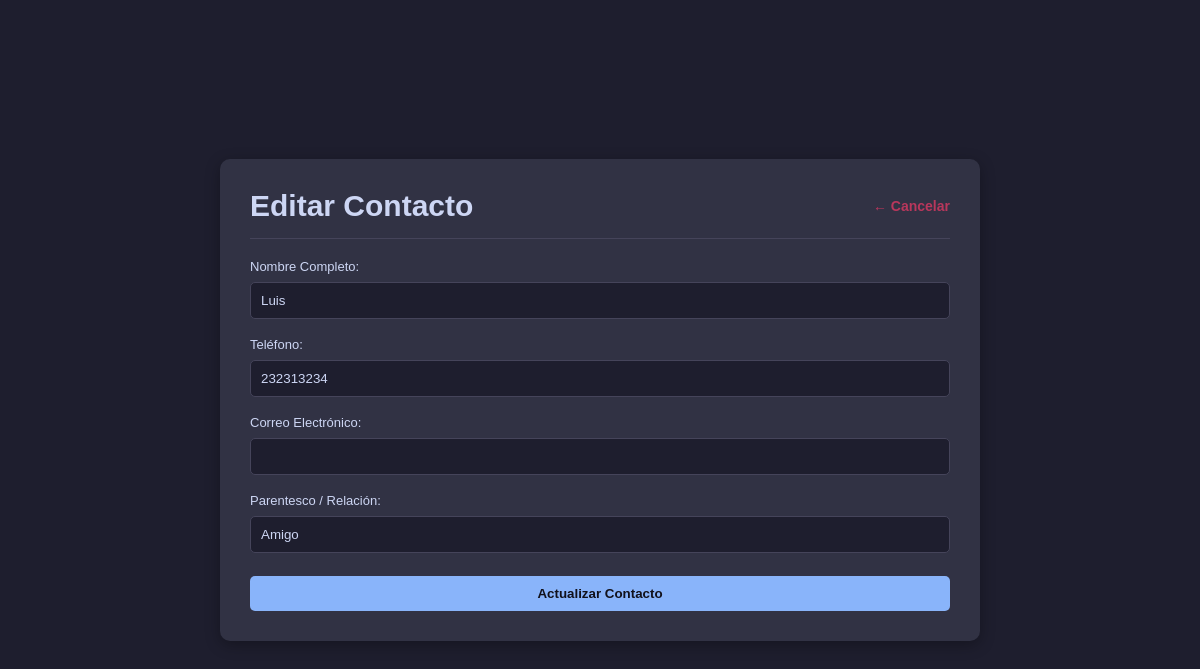
Page /editar_contacto/5 (signed in) on the earlier database version.
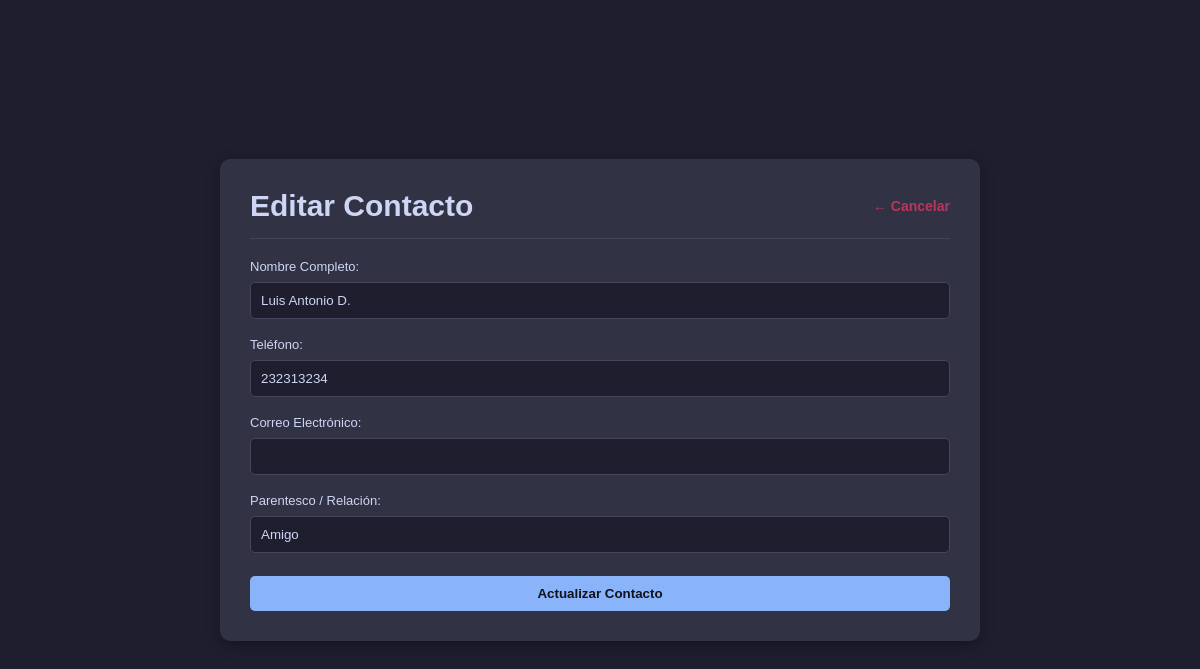
Same page on the later database version.
### tables this page shows
CREATE TABLE contactos (
            id INTEGER PRIMARY KEY AUTOINCREMENT,
            usuario_id INTEGER NOT NULL,
            nombre TEXT NOT NULL,
            telefono TEXT,
            correo TEXT,
            categoria TEXT DEFAULT 'General',
            FOREIGN KEY (usuario_id) REFERENCES usuarios(id) ON DELETE CASCADE
        );

### main.py (the view, shortened to what this page needs)
@app.route("/editar_contacto/<int:contacto_id>", methods=["GET", "POST"])
@login_requerido
def editar_contacto(contacto_id):
    usuario_id = session["usuario_id"]
    contacto = obtener_contacto_por_id(contacto_id, usuario_id)
    if not contacto:
        flash("El contacto solicitado no existe.", "error")
        return redirect(url_for("vista_agenda"))
    return render_template("editar.html", contacto=contacto)

### base_datos/conexion_db.py (called while the page is built)
def conectar():
    conexion = sqlite3.connect("agenda.db")
    conexion.execute("PRAGMA foreign_keys = ON")
    return conexion

### base_datos/consultas.py (called while the page is built)
def obtener_contacto_por_id(contacto_id, usuario_id):
    conexion = conectar()
    cursor = conexion.cursor()
    cursor.execute(
        "SELECT id, nombre, telefono, correo, categoria FROM contactos WHERE id = ? AND usuario_id = ?",
        (contacto_id, usuario_id),
    )
    contacto = cursor.fetchone()
    conexion.close()
    return contacto

### main.py (called while the page is built)
def login_requerido(funcion_vista):
    @wraps(funcion_vista)
    def envoltura(*args, **kwargs):
        if "usuario_id" not in session:
            return redirect(url_for("vista_login"))
        return funcion_vista(*args, **kwargs)
    return envoltura

@app.after_request
def evitar_cache_rutas_privadas(response):
    if "usuario_id" in session:
        response.headers["Cache-Control"] = "no-store, no-cache, must-revalidate, max-age=0"
        response.headers["Pragma"] = "no-cache"
        response.headers["Expires"] = "0"
    return response

### templates/editar.html (shortened to what this page needs)
<!DOCTYPE html>
<html lang="es">
<head>
    <link rel="stylesheet" href="{{ url_for('static', filename='style.css') }}">
</head>
<body>
    <div class="contenedor-agenda">
        <header class="encabezado-agenda">
            <h1>Editar Contacto</h1>
            <a href="{{ url_for('vista_agenda') }}" class="boton-cerrar">← Cancelar</a>
        </header>
        <form action="{{ url_for('editar_contacto', contacto_id=contacto[0]) }}" method="POST">
            <label>Nombre Completo:</label>
            <input
                type="text"
                name="nombre_contacto"
                value="{{ contacto[1] }}"
                required>
            <label>Teléfono:</label>
            <input
                type="tel"
                name="telefono"
                value="{{ contacto[2] }}"
                required>
            <label>Correo Electrónico:</label>
            <input
                type="email"
                name="correo_contacto"
                value="{{ contacto[3] if contacto[3] else '' }}">
            <label>Parentesco / Relación:</label>
            <input
                type="text"
                name="relacion"
                value="{{ contacto[4] if contacto[4] else '' }}">
            <button type="submit">Actualizar Contacto</button>
        </form>
    </div>
</body>
</html>

Differences in the rows shown:
changed contactos "Amigo": nombre_contacto "Luis" → "Luis Antonio D."
